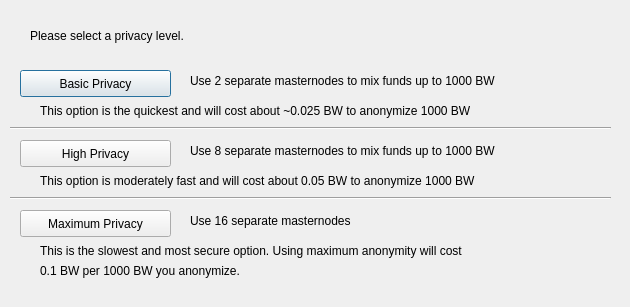
<?xml version="1.0" encoding="UTF-8"?>
<ui version="4.0">
 <class>DarksendConfig</class>
 <widget class="QDialog" name="DarksendConfig">
  <property name="geometry">
   <rect>
    <x>0</x>
    <y>0</y>
    <width>630</width>
    <height>307</height>
   </rect>
  </property>
  <property name="windowTitle">
   <string>Configure PrivateSend</string>
  </property>
  <widget class="QPushButton" name="buttonBasic">
   <property name="geometry">
    <rect>
     <x>20</x>
     <y>70</y>
     <width>151</width>
     <height>27</height>
    </rect>
   </property>
   <property name="text">
    <string>Basic Privacy</string>
   </property>
  </widget>
  <widget class="QPushButton" name="buttonHigh">
   <property name="geometry">
    <rect>
     <x>20</x>
     <y>140</y>
     <width>151</width>
     <height>27</height>
    </rect>
   </property>
   <property name="text">
    <string>High Privacy</string>
   </property>
  </widget>
  <widget class="QPushButton" name="buttonMax">
   <property name="geometry">
    <rect>
     <x>20</x>
     <y>210</y>
     <width>151</width>
     <height>27</height>
    </rect>
   </property>
   <property name="text">
    <string>Maximum Privacy</string>
   </property>
  </widget>
  <widget class="QLabel" name="label">
   <property name="geometry">
    <rect>
     <x>30</x>
     <y>20</y>
     <width>571</width>
     <height>31</height>
    </rect>
   </property>
   <property name="text">
    <string>Please select a privacy level.</string>
   </property>
  </widget>
  <widget class="QLabel" name="label_2">
   <property name="geometry">
    <rect>
     <x>190</x>
     <y>70</y>
     <width>421</width>
     <height>21</height>
    </rect>
   </property>
   <property name="text">
    <string>Use 2 separate masternodes to mix funds up to 1000 BW</string>
   </property>
  </widget>
  <widget class="QLabel" name="label_3">
   <property name="geometry">
    <rect>
     <x>190</x>
     <y>140</y>
     <width>411</width>
     <height>21</height>
    </rect>
   </property>
   <property name="text">
    <string>Use 8 separate masternodes to mix funds up to 1000 BW</string>
   </property>
  </widget>
  <widget class="QLabel" name="label_4">
   <property name="geometry">
    <rect>
     <x>190</x>
     <y>210</y>
     <width>421</width>
     <height>21</height>
    </rect>
   </property>
   <property name="text">
    <string>Use 16 separate masternodes</string>
   </property>
  </widget>
  <widget class="QLabel" name="label_6">
   <property name="geometry">
    <rect>
     <x>40</x>
     <y>100</y>
     <width>561</width>
     <height>21</height>
    </rect>
   </property>
   <property name="text">
    <string>This option is the quickest and will cost about ~0.025 BW to anonymize 1000 BW</string>
   </property>
  </widget>
  <widget class="QLabel" name="label_7">
   <property name="geometry">
    <rect>
     <x>40</x>
     <y>170</y>
     <width>561</width>
     <height>21</height>
    </rect>
   </property>
   <property name="text">
    <string>This option is moderately fast and will cost about 0.05 BW to anonymize 1000 BW</string>
   </property>
  </widget>
  <widget class="QLabel" name="label_8">
   <property name="geometry">
    <rect>
     <x>40</x>
     <y>240</y>
     <width>561</width>
     <height>21</height>
    </rect>
   </property>
   <property name="text">
    <string>This is the slowest and most secure option. Using maximum anonymity will cost</string>
   </property>
  </widget>
  <widget class="QLabel" name="label_9">
   <property name="geometry">
    <rect>
     <x>40</x>
     <y>260</y>
     <width>561</width>
     <height>21</height>
    </rect>
   </property>
   <property name="text">
    <string>0.1 BW per 1000 BW you anonymize.</string>
   </property>
  </widget>
  <widget class="Line" name="line">
   <property name="geometry">
    <rect>
     <x>10</x>
     <y>120</y>
     <width>601</width>
     <height>16</height>
    </rect>
   </property>
   <property name="orientation">
    <enum>Qt::Horizontal</enum>
   </property>
  </widget>
  <widget class="Line" name="line_2">
   <property name="geometry">
    <rect>
     <x>10</x>
     <y>190</y>
     <width>601</width>
     <height>16</height>
    </rect>
   </property>
   <property name="orientation">
    <enum>Qt::Horizontal</enum>
   </property>
  </widget>
 </widget>
 <resources/>
 <connections/>
</ui>
